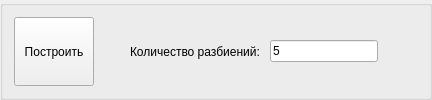
             <widget class="QGroupBox" name="groupBox_2">
              <property name="sizePolicy">
               <sizepolicy hsizetype="Preferred" vsizetype="Fixed">
                <horstretch>0</horstretch>
                <verstretch>0</verstretch>
               </sizepolicy>
              </property>
              <property name="minimumSize">
               <size>
                <width>0</width>
                <height>80</height>
               </size>
              </property>
              <property name="title">
               <string/>
              </property>
              <layout class="QGridLayout" name="gridLayout_7">
               <item row="0" column="4">
                <spacer name="horizontalSpacer_3">
                 <property name="orientation">
                  <enum>Qt::Horizontal</enum>
                 </property>
                 <property name="sizeHint" stdset="0">
                  <size>
                   <width>40</width>
                   <height>20</height>
                  </size>
                 </property>
                </spacer>
               </item>
               <item row="0" column="1">
                <spacer name="horizontalSpacer_4">
                 <property name="orientation">
                  <enum>Qt::Horizontal</enum>
                 </property>
                 <property name="sizeType">
                  <enum>QSizePolicy::Expanding</enum>
                 </property>
                 <property name="sizeHint" stdset="0">
                  <size>
                   <width>30</width>
                   <height>20</height>
                  </size>
                 </property>
                </spacer>
               </item>
               <item row="0" column="3">
                <widget class="QLineEdit" name="numberTest">
                 <property name="text">
                  <string>5</string>
                 </property>
                </widget>
               </item>
               <item row="0" column="2">
                <widget class="QLabel" name="label">
                 <property name="text">
                  <string>Количество разбиений: </string>
                 </property>
                </widget>
               </item>
               <item row="0" column="0">
                <widget class="QPushButton" name="startTestTask">
                 <property name="sizePolicy">
                  <sizepolicy hsizetype="Expanding" vsizetype="Expanding">
                   <horstretch>0</horstretch>
                   <verstretch>0</verstretch>
                  </sizepolicy>
                 </property>
                 <property name="text">
                  <string>Построить</string>
                 </property>
                </widget>
               </item>
              </layout>
             </widget>
